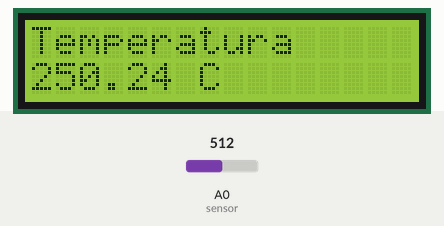
Simulated run of this sketch. Board: Arduino Uno, built with avr-gcc and run on an emulated ATmega328P. Shown: 16×2 character LCD. The inputs (shaded band) are chosen by the test bench; at power-on: A0 (sensor) = 512. What the sketch prints to the serial monitor is not drawn.

Above: at 1.2 s.
1.3 s: A0 (sensor) set to 216
At 4.2 s:
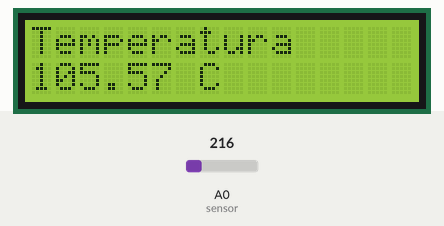
4.6 s: A0 (sensor) set to 187
At 7.3 s:
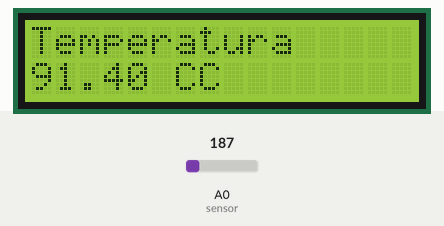
7.6 s: A0 (sensor) set to 22
At 9.5 s:
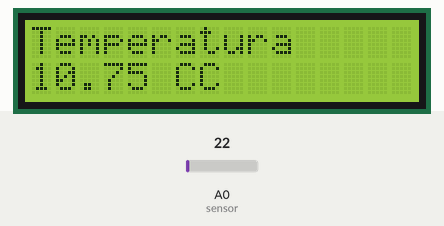
10.7 s: A0 (sensor) set to 19
At 12.7 s:
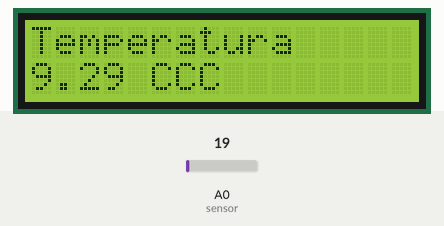
Timing chart, 0 to 14.2 s (numbered marks = the images above; inputs shaded):
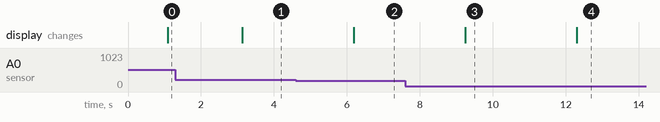

The sketch:

lcd.ino
```cpp
/*
  Capitulo 35 de Arduino desde cero en Español.
  Simple programa que muestra en la pantalla de un modulo LCD 1602A mediante adaptador
  LCD I2C el tiempo transcurrido desde la ejecucion del mismo. Adaptador basado en
  circuito integrado PCF8574 y libreria LiquidCrystal_I2C descargada desde:
  https://bitbucket.org/fmalpartida/new-liquidcrystal/downloads/

  Autor: bitwiseAr

*/

#include <Wire.h>     // libreria de comunicacion por I2C
#include <LCD.h>      // libreria para funciones de LCD
#include <LiquidCrystal_I2C.h>    // libreria para LCD por I2C

LiquidCrystal_I2C lcd (0x27, 2, 1, 0, 4, 5, 6, 7); // DIR, E, RW, RS, D4, D5, D6, D7

int sensor = A0;
float minivolts;
float temp;

void setup() {
  lcd.setBacklightPin(3, POSITIVE); // puerto P3 de PCF8574 como positivo
  lcd.setBacklight(HIGH);   // habilita iluminacion posterior de LCD
  lcd.begin(16, 2);     // 16 columnas por 2 lineas para LCD 1602A
  lcd.clear();      // limpia pantalla
  Serial.begin(9600);
}

void loop() {
  minivolts = (analogRead(sensor) / 1023.0) * 5000;
  temp = (minivolts / 10);
  Serial.println(temp);
  lcd.setCursor(0, 0);    // ubica cursor en columna 0 y linea 0
  lcd.print("Temperatura");
  lcd.setCursor(0, 1);    // ubica cursor en columna 0 y linea 1
  delay(1000);
  lcd.print(temp);
  lcd.print(" C");
}
```

Measured:
- the behaviour switches between 205 and 204 on A0 (sensor) (found by bisection; images 1 and 2)
- the behaviour switches between 21 and 20 on A0 (sensor) (found by bisection; images 3 and 4)
- after the input at 1.3 s, the display: changes after 1.8 s (image 1)
- after the input at 4.6 s, the display: changes after 1.6 s (image 2)
- after the input at 7.6 s, the display: changes after 1.6 s (image 3)
- after the input at 10.7 s, the display: changes after 1.6 s (image 4)
